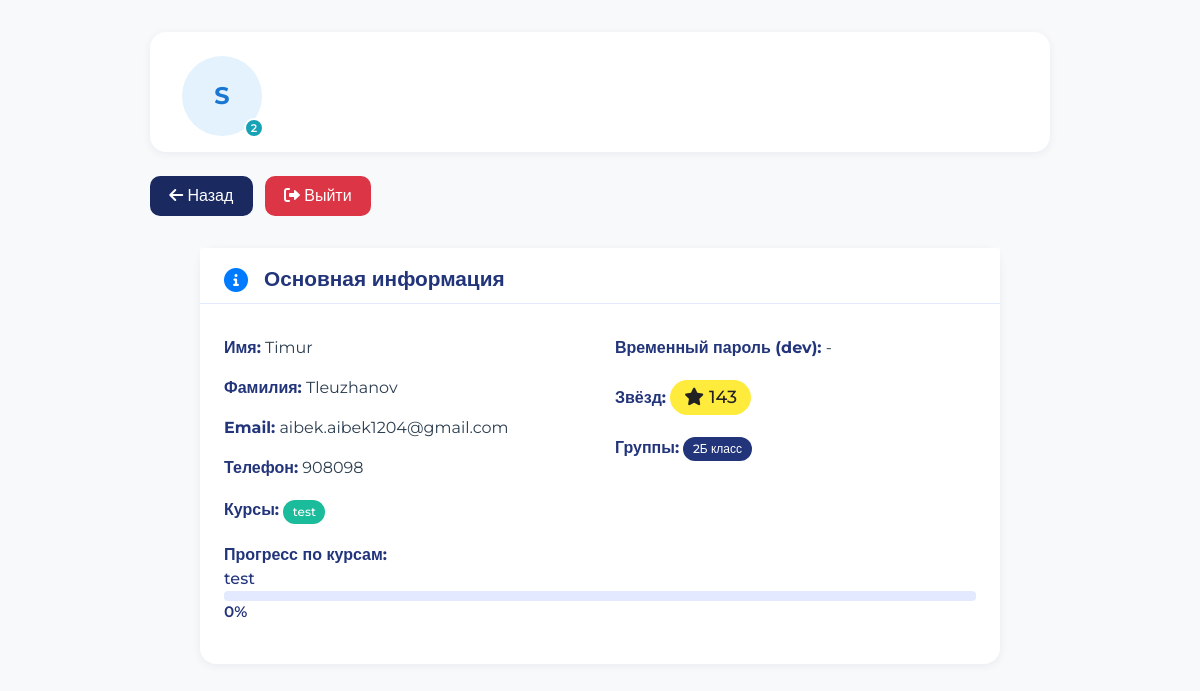
The page /students/362/ (signed in) on the database its author committed.
### courses/models.py (models this page shows, shortened)
class Student(models.Model):
    GRADE_CHOICES = [
        (1, '1 класс'),
        (2, '2 класс'),
        (3, '3 класс'),
        (4, '4 класс'),
        (5, '5 класс'),
        (6, '6 класс'),
        (7, '7 класс'),
        (8, '8 класс'),
        (9, '9 класс'),
        (10, '10 класс'),
        (11, '11 класс'),
    ]
    user = models.OneToOneField(User, on_delete=models.CASCADE)
    avatar = models.ImageField(upload_to='avatars/', null=True, blank=True)
    phone_number = models.CharField(max_length=20, null=True, blank=True)
    email = models.EmailField(null=True, blank=True)
    courses = models.ManyToManyField('Course', related_name='students_set', blank=True)
    teacher = models.ForeignKey('Teacher', on_delete=models.SET_NULL, null=True, blank=True, related_name='assigned_students', verbose_name='Преподаватель')
    stars = models.IntegerField(default=0)
    completed_quizzes = models.ManyToManyField(Quiz, through='QuizAttempt', related_name='completed_by')
    blocked_modules = models.ManyToManyField('Module', related_name='blocked_for_students', blank=True)
    profile_edited_once = models.BooleanField(default=False)
    first_name = models.CharField(max_length=100, null=True, blank=True)
    last_name = models.CharField(max_length=100, null=True, blank=True)
    temporary_password = models.CharField(max_length=100, null=True, blank=True)
    is_school_student = models.BooleanField(default=True, verbose_name='Школьник')
    grade = models.IntegerField(choices=GRADE_CHOICES, null=True, blank=True, verbose_name='Класс')
    age = models.IntegerField(null=True, blank=True, verbose_name='Возраст')
    def calculate_level(self):
        level = self.get_level()
        return level.number if level else 1
    def calculate_progress(self, course):
        all_lessons = set()
        all_quizzes = set()
        for module in course.modules.all():
            all_lessons.update(module.lessons.values_list('id', flat=True))
            all_quizzes.update(module.quizzes.values_list('id', flat=True))
        total_parts = len(all_lessons) + len(all_quizzes)
        if total_parts == 0:
            return 0
    def get_level(self):
        return Level.objects.filter(min_stars__lte=self.stars, max_stars__gt=self.stars).order_by('number').first()
    @property
    def level_name(self):
        level = self.get_level()
        return level.name if level else 'Без уровня'
    @property
    def level_number(self):
        return self.calculate_level()

class User(AbstractUser):
    is_student = models.BooleanField(default=False)
    is_admin = models.BooleanField(default=False)
    is_teacher = models.BooleanField(default=False)
    groups = models.ManyToManyField(
        Group,
        related_name='custom_user_set',
        blank=True,
        help_text='The groups this user belongs to.',
        verbose_name='groups'
    )
    user_permissions = models.ManyToManyField(
        Permission,
        related_name='custom_user_permissions_set',
        blank=True,
        help_text='Specific permissions for this user.',
        verbose_name='user permissions'
    )
    class Meta:
        verbose_name = 'User'
        verbose_name_plural = 'Users'

class Level(models.Model):
    number = models.PositiveIntegerField(unique=True)
    name = models.CharField(max_length=100)
    min_stars = models.PositiveIntegerField()
    max_stars = models.PositiveIntegerField()
    image = models.ImageField(upload_to='levels/', null=True, blank=True, help_text='Изображение уровня (необязательно)')
    description = models.TextField(blank=True, null=True, help_text='Описание уровня')
    class Meta:
        ordering = ['number']
        verbose_name = 'Уровень ученика'
        verbose_name_plural = 'Уровни учеников'

class Group(models.Model):
    name = models.CharField(max_length=100, unique=True)
    students = models.ManyToManyField('Student', related_name='groups')

class Course(models.Model):
    title = models.CharField(max_length=100)
    description = models.TextField()
    modules = models.ManyToManyField('Module', blank=True)
    course_code = models.CharField(max_length=5, blank=True, unique=True)
    students = models.ManyToManyField('Student', related_name='enrolled_courses', blank=True)
    teacher = models.ForeignKey('Teacher', on_delete=models.SET_NULL, null=True, blank=True, related_name='courses', verbose_name='Преподаватель')
    image = models.ImageField(upload_to='image/', null=True, blank=True)  # Новое поле для изображения
    stars = models.IntegerField(default=5, verbose_name='Звёзды за курс', help_text='Количество звёзд, которые получит студент за завершение курса')

### courses/views.py (the view)
# urls.py: path('students/<int:user_id>/', views.student_details, name='student_details'),
@login_required
def student_details(request, user_id):
    try:
        student = Student.objects.get(user_id=user_id)
    except Student.DoesNotExist:
        try:
            student = Student.objects.get(id=user_id)
        except Student.DoesNotExist:
            from django.http import Http404
            raise Http404("Student not found")
    progress_data = []
    for course in student.courses.all():
        progress_value = student.calculate_progress(course)
        progress_data.append({
            'course': course.title,
            'progress': progress_value,
        })
        sp = StudentProgress.objects.filter(user=student.user, course=course).first()
        if sp:
            sp.progress = progress_value
            sp.save()
    return render(request, 'courses/student_details.html', {
        'student': student,
        'progress_data': progress_data,
    })

### courses/models.py (called while the page is built)
    def save(self, *args, **kwargs):
        self.progress = max(0, min(self.progress, 100))  # Ограничиваем значение от 0 до 100
        super().save(*args, **kwargs)

### courses/templates/courses/student_details.html (shortened to what this page needs)
{% load static %}
<link rel="stylesheet" href="{% static 'optimized_level_styles.css' %}">
<!DOCTYPE html>
<html lang="ru">
<head>
    <link rel="stylesheet" href="https://stackpath.bootstrapcdn.com/bootstrap/4.5.2/css/bootstrap.min.css">
    <link rel="stylesheet" href="https://cdnjs.cloudflare.com/ajax/libs/font-awesome/6.0.0-beta3/css/all.min.css">
</head>
<body style="background:#f8f9fa;">
    <div class="main-content" style="max-width:900px;margin:0 auto;">
        <div class="admin-header mb-4" style="background:#fff;box-shadow:0 2px 8px rgba(34,52,122,0.07);border-radius:16px;padding:1.5rem 2rem 1rem 2rem;display:flex;justify-content:space-between;align-items:center;">
            <div class="d-flex align-items-center gap-3">
                                    <div class="avatar-with-level" style="margin-right:2rem;">
                        {% if student.avatar %}
                            <img src="{{ student.avatar.url }}" alt="avatar" style="width:80px;height:80px;border-radius:50%;object-fit:cover;background:#e3f2fd;">
                        {% else %}
                            <div style="width:80px;height:80px;border-radius:50%;background:#e3f2fd;display:flex;align-items:center;justify-content:center;font-size:24px;font-weight:bold;color:#1976d2;">
                                {{ student.user.username|first|upper }}
                            </div>
                        {% endif %}
                        <div class="level-badge level-{{ student.level_number }} medium animate"
                             data-tooltip="{{ student.level_name }}">
                            {{ student.level_number }}
                        </div>
                    </div>
                </div>
            </div>
            <div>
                <a href="{% url 'admin_students_page' %}" class="btn btn-primary mr-2" style="background:#1a2a61;border:none;"><i class="fas fa-arrow-left"></i> Назад</a>
                <a href="{% url 'logout' %}" class="btn btn-danger" style="background:#dc3545;border:none;"><i class="fas fa-sign-out-alt"></i> Выйти</a>
            </div>
        </div>
        <div class="card mb-4" style="border-radius:16px;box-shadow:0 2px 8px rgba(34,52,122,0.07);border:none;background:#fff;">
            <div class="card-header bg-white" style="border-bottom:1px solid #e3eaff;background:#fff;">
                <h3 class="mb-0" style="font-size:1.3rem;font-weight:600;color:#22347a;font-family:'Montserrat',sans-serif;"><i class="fas fa-info-circle text-primary mr-2"></i>Основная информация</h3>
            </div>
            <div class="card-body" style="font-family:'Montserrat',sans-serif;">
                <div class="row">
                    <div class="col-md-6">
                        <div class="mb-3"><span class="font-weight-bold" style="color:#22347a;">Имя:</span> {{ student.first_name|default:'-' }}</div>
                        <div class="mb-3"><span class="font-weight-bold" style="color:#22347a;">Фамилия:</span> {{ student.last_name|default:'-' }}</div>
                        <div class="mb-3"><span class="font-weight-bold" style="color:#22347a;">Email:</span> {{ student.email|default:'-' }}</div>
                        <div class="mb-3"><span class="font-weight-bold" style="color:#22347a;">Телефон:</span> {{ student.phone_number|default:'-' }}</div>
                    </div>
                    <div class="col-md-6">
                        <div class="mb-3"><span class="font-weight-bold" style="color:#22347a;">Временный пароль (dev):</span> {{ student.temporary_password|default:'-' }}</div>
                        <div class="mb-3"><span class="font-weight-bold" style="color:#22347a;">Звёзд:</span> <span class="badge" style="background:#ffeb3b;color:#222;font-size:1.1em;"><i class="fas fa-star text-star"></i> {{ student.stars }}</span></div>
                        <div class="mb-3"><span class="font-weight-bold" style="color:#22347a;">Группы:</span> {% for group in student.groups.all %}<span class="badge" style="background:#22347a;color:#fff;margin-right:4px;">{{ group.name }}</span>{% empty %}<span class="text-muted">Нет групп</span>{% endfor %}</div>
                    </div>
                </div>
                <div class="mb-3"><span class="font-weight-bold" style="color:#22347a;">Курсы:</span> {% for course in student.courses.all %}<span class="badge" style="background:#1abc9c;color:#fff;margin-right:4px;">{{ course.title }}</span>{% empty %}<span class="text-muted">Нет курсов</span>{% endfor %}</div>
                <div class="mb-3"><span class="font-weight-bold" style="color:#22347a;">Прогресс по курсам:</span>
                    {% for item in progress_data %}
                        <div class="mb-2">
                            <div style="font-weight:500;color:#22347a;">{{ item.course }}</div>
                            <div class="progress" style="height:10px;width:100%;background:#e3eaff;">
                            </div>
                            <span style="font-size:0.95em;color:#22347a;font-weight:600;">{{ item.progress }}%</span>
                        </div>
                    {% empty %}
                        <span class="text-muted">Нет данных о прогрессе</span>
                    {% endfor %}
                </div>
            </div>
        </div>
</body>
</html>

### courses/static/optimized_level_styles.css (style rules this page uses)
.avatar-with-level { position: relative; display: inline-block; }
.level-badge { position: absolute; bottom: -2px; right: -2px; background: #007bff; color: white; border-radius: 50%; font-weight: 600; font-size: 10px; line-height: 1; border: 2px solid white; min-width: 18px; min-height: 18px; display: flex; align-items: center; justify-content: center; z-index: 1; }
.level-badge.medium { font-size: 11px; min-width: 20px; min-height: 20px; }
.level-badge.level-2 { background: #17a2b8; }

### courses/templates/courses/student_details.html (style rules this page uses)
:root { --primary-color: #22347a; --secondary-color: #1a2a61; --accent-color: #4CAF50; --danger-color: #dc3545; --light-bg: #f8f9fa; --dark-text: #2c3e50; --border-radius: 10px; --box-shadow: 0 4px 6px rgba(0, 0, 0, 0.1); --transition: all 0.3s ease; }
body { font-family: 'Montserrat', sans-serif; background-color: var(--light-bg); color: var(--dark-text); min-height: 100vh; }
.main-content { max-width: 900px; margin: 0 auto; padding: 2rem 0; }
.admin-header { background-color: white; padding: 1rem 2rem; box-shadow: var(--box-shadow); margin-bottom: 2rem; border-radius: var(--border-radius); display: flex; justify-content: space-between; align-items: center; }
.btn-back, .btn-primary { background: var(--primary-color); color: white; border: none; border-radius: var(--border-radius); font-weight: 500; padding: 0.5rem 1.2rem; transition: var(--transition); margin-right: 1rem; }
.btn-danger { background: var(--danger-color); color: white; border: none; border-radius: var(--border-radius); font-weight: 500; padding: 0.5rem 1.2rem; transition: var(--transition); }
.card { background-color: white; border-radius: var(--border-radius); box-shadow: var(--box-shadow); margin: 0 auto 2rem auto; border: none; max-width: 800px; animation: fadeIn 0.7s; }
.card-header { background-color: white; border-bottom: 1px solid rgba(0,0,0,0.07); padding: 1.2rem 1.5rem 0.7rem 1.5rem; border-radius: var(--border-radius) var(--border-radius) 0 0; }
.card-header h3 { font-size: 1.3rem; font-weight: 600; color: var(--primary-color); display: flex; align-items: center; gap: 0.5rem; }
.card-header i { color: var(--accent-color); font-size: 1.5rem; }
.card-body { padding: 2rem 1.5rem 1.5rem 1.5rem; }
.badge { padding: 0.5em 0.8em; border-radius: 20px; font-weight: 500; margin: 0.2rem 0.2rem 0.2rem 0; display: inline-block; }

### rows shown on the page
Student: user.username|first "S", level_number "2", first_name "Timur", last_name "Tleuzhanov", email "aibek.aibek1204@gmail.com", phone_number "908098", temporary_password "-", stars "143"
Group: name "2Б класс"
Course: title "test", course "test"

### other values the page prints
{{ item.progress }} "0"
